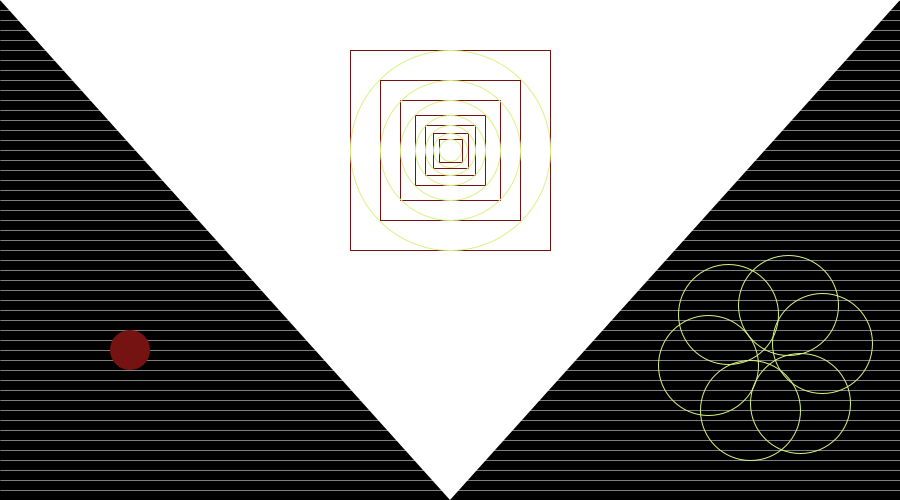
Frame 1 (no input)
Frame 60 (the mouse pressed at the canvas centre just before this capture): identical to frame 1, image omitted
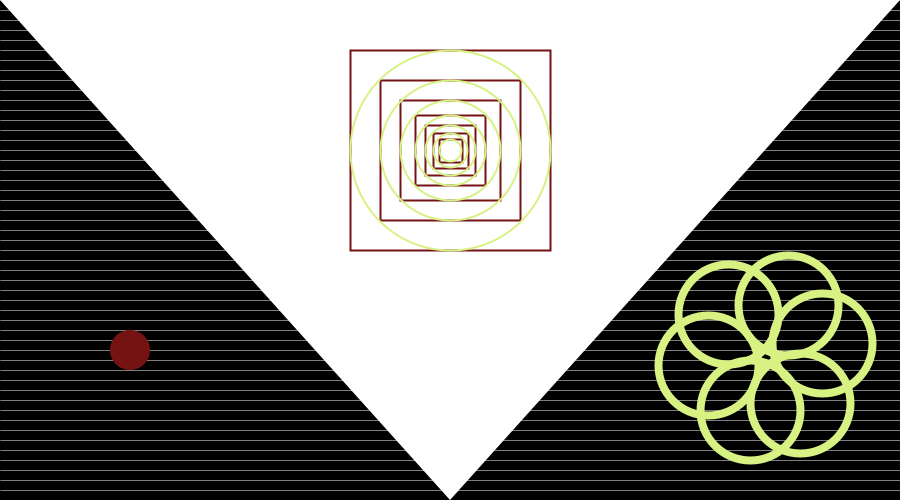
Frame 120 (the mouse held since frame 60 and released just before this capture)

The Processing sketch that drew these frames (run headless with seeded random() and noise(); from frame 60 on, the mouse is pressed at the canvas centre):

// Processing sketch: natalias08t00
// ── natalias08t00.pde
// entregar lo mismo de tareas anteriores no es hacer una nueva tarea
// Universidad del Desarrollo, Facultad de Diseño, Diseño Digital
// Natalia Malsch Coelho
// conjunto de funciones

//Declarar conceptos que serán utilizados en las funciones

color verde, burdeo, blanco, negro;
boolean a;
boolean b;
boolean aa;
boolean bb;


int [] numeros = new int [5];
color [] colores = new color [3];

int eleccionNumeros;//array de numeros
int eleccionColores;//array de color

int p, q;
float fl;

void setup() {
  size(900, 500);//tamaño canvas
  //background(255);//color fondo blanco

  fl = 0.5;//para definir y utilizarlo para el grosor de líneas
   
  colores[0] = (#751212);//burdeo
  colores[1] = (#D7F283);//verde
  colores[2] = (#FFFFFF);//blanco

  numeros[0] = 40;
  numeros[1] = 80;
  numeros[2] = 120;
  numeros[3] = 160;
  numeros[4] = 200;

  println(eleccionNumeros);
  println(eleccionColores);

  a = true;
  b = true;
  aa = true;
  bb = true;
 
}

void draw() {
  background(000);//fondo negro
   /* este for es para las líneas horizontales*/
  for (int j=0; j<500; j +=10) { //primero marca punto de inicio de primera fila (0), 
    //i llega hasta 500 eje y e la distancia entre cada uno son 10
    stroke(colores[2]);//líneas color blancas
    strokeWeight(fl);//grosor de líneas 
    line (0, j, 900, j); //parte en el punto 0 (eje x) y termine en el 900 (eje x)
  }

  if (a) {// si a es lo mismo que verdadero
    flor(colores[1]);//la flor es color verde
  }
  else {//pero si a es falso
    flor(colores[0]);//la flor pasa a ser color burdeo
  }


  if (b) {// si b es lo mismo que verdadero
    cuadrado(colores[0]);//el cuadrado es color burdeo
  }
  else {//pero si b es falso
    cuadrado(colores[2]);//el cuadrado pasa a ser color blanco
  }
  
  if (aa) {// si aa es lo mismo que verdadero
    circulo(colores[1]);//el círculo es color verde
  }
  else {//pero si aa es falso
    circulo(colores[2]);//el círculo pasa a ser color blanco
  }
  
  if (bb) {
    elli(colores[eleccionColores], numeros[eleccionNumeros], numeros[eleccionNumeros]);
  }
  else {
    elli(colores[eleccionColores], numeros[eleccionNumeros], numeros[eleccionNumeros]);
  }
} 

void mousePressed() { //al hacer clic se ven las líneas verticales en el triángulo
  //este for es para las líneas verticales
for (int i=0; i<900; i +=10) { //primero marca punto de inicio de primera fila (0), i llega hasta los 500 y la distancia entre cada uno son 10
      stroke(#000000); //lineas color negro
      strokeWeight(fl); //lineas grosor 0.5
      line (i, 0, i, 500); //parte en el punto 0 (eje x) y termine en el 500 (eje x)
}
}

/*en está función se ve una circulo que cambia de color y tamaño de forma ramdom*/
void elli(color colores, int ancho, int alto) {
  fill(colores);
  noStroke();
  ellipse(130, 350, ancho, alto);
}

/*en esta función se muetran diversos cuadrados que debido al map cambia el grosor
del borde, estas aparecen y desaparecen al apretar una tecla y también tiene un
triángulo blanco de fondo*/
void cuadrado(color burdeo) {
  q = (int)map(mouseY, 0, width, 1, 5);
  fill(255);
  noStroke();
  triangle(0, 0, 450, 500, 900, 0);
  noFill();
  stroke(burdeo);
  strokeWeight(q);
  rect(350, 50, 200, 200);
  rect(380, 80, 140, 140);
  rect(400, 100, 100, 100);
  rect(415, 115, 70, 70);
  rect(425, 125, 50, 50);
  rect(433, 133, 35, 35);
  rect(439, 139, 23, 23);
}

/*en esta función se muetran diversos circulos que debido al map cambia el grosor
del borde, estas aparecen y desaparecen al apretar una tecla*/
void circulo(color verde) {
  q = (int)map(mouseY, 0, width, 1, 5);
  noFill(); 
  stroke(verde); 
  strokeWeight(q);
  ellipse(450, 150, 200, 200);
  ellipse(450, 150, 140, 140);
  ellipse(450, 150, 100, 100);
  ellipse(450, 150, 70, 70);
  ellipse(450, 150, 50, 50);
  ellipse(450, 150, 34, 34);
  ellipse(450, 150, 22, 22);
}

/*en esta función vemos una combinación de ellipses que forman una flor,
al mismo tiempo esta cambia de color y debido al map las líneas del borde estas
cambian de tamaño*/
void flor(color colores) {
  p = (int)map(mouseX, 0, width, 1, 15);
  noFill();
  stroke(colores);
  strokeWeight(p);
  ellipse(708, 365, 100, 100);
  ellipse(788, 305, 100, 100);
  ellipse(800, 403, 100, 100);
  ellipse(822, 343, 100, 100);
  ellipse(728, 314, 100, 100);
  ellipse(750, 410, 100, 100);
  
  
}

void keyPressed() {
  if (key == 'c')//si presiono c
    a = (!a);//verdadero pasa a falso, cambio de color

  if (key == 'x')//si presiono x
    b = (!b);//verdadero pasa a falso, aparece y desaparece cuadrado

  if (key == 'z')//si presiono z
    aa = (!aa);//verdadero pasa a falso, aparece y desaparece circulo

  if (key =='c') {//cambia de forma random el color y tamaño
    eleccionColores = (int)random(colores.length);
    eleccionNumeros = (int)random(numeros.length);
  }
}
